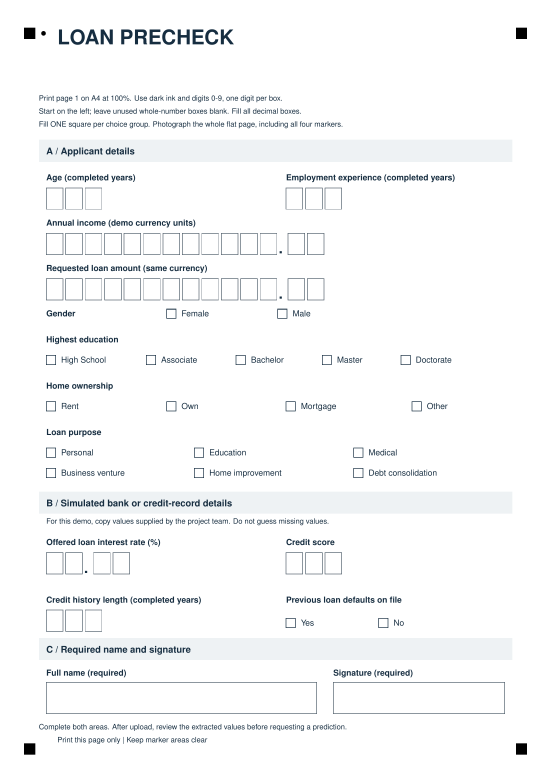
#> input picture backend/cv/assets/Loan_Form_Reference.png, 1654 x 2339 px (shown at 1/3 size)
$ python -i imaging.py   (imports and definitions only)   (older library calls are emulated)
#> lines starting #> are read from the running program, lines starting #| are printed output that depends on the picture; after the words box and inside, x2 and y2 are one past the last pixel; in counts of white or black regions, pixels touching at a corner belong together
from pathlib import Path
import cv2
import numpy as np
from PIL import Image, ImageOps
from .layout import MARKERS, ORIENTATION_DOT, crop

class PhotoError(ValueError):
    pass

def read_image(path):
    with Image.open(Path(path)) as im:
        return cv2.cvtColor(np.array(ImageOps.exif_transpose(im).convert('RGB')), cv2.COLOR_RGB2BGR)

def gray(image):
    return cv2.cvtColor(image, cv2.COLOR_BGR2GRAY) if image.ndim==3 else image

def small(image, limit=1400):
    scale = min(1., limit/max(image.shape[:2]))
    return cv2.resize(image, None, fx=scale, fy=scale), scale

def ink_mask(image):
    g = gray(image)
    bg = cv2.GaussianBlur(g, (0, 0), 9)
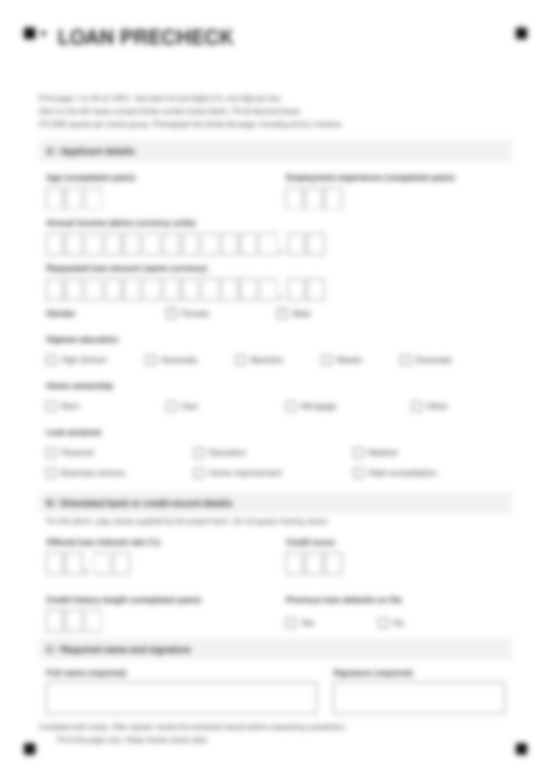
#> bg: shape (2339, 1654) (shown at 1/3 size); min 27, max 255, mean 248.1
    normalized = cv2.divide(g, bg, scale=255)
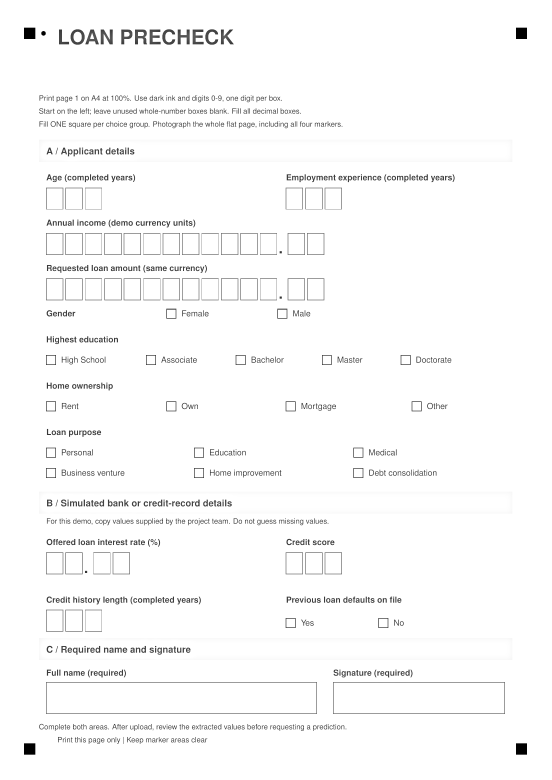
#> normalized: shape (2339, 1654) (shown at 1/3 size); min 0, max 255, mean 249.6
    return np.uint8((normalized < 185) | (g < 85)) * 255
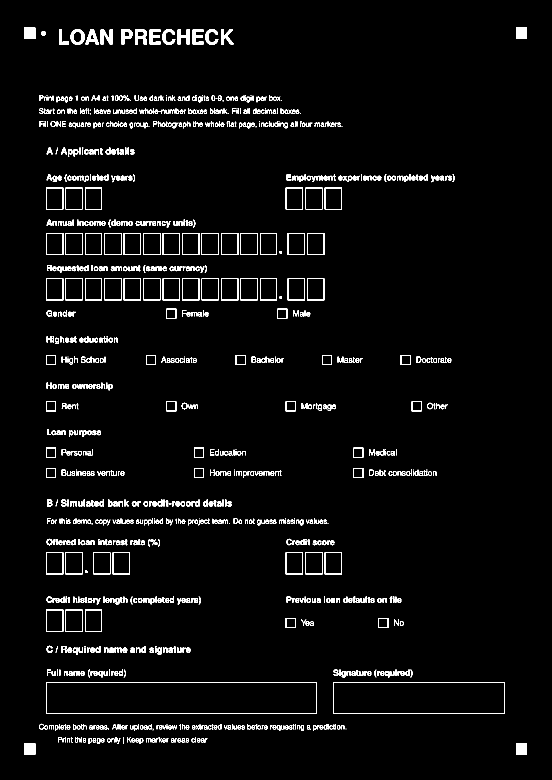
#> returned value: shape (2339, 1654) (shown at 1/3 size); 3% white; 1070 white regions (71 under 20 px), largest, box (x1, y1, x2, y2) and area: (138, 2046, 951, 2142) 3620, (999, 2046, 1515, 2142) 2432, (72, 83, 106, 117) 1156

def ink_score(image):
    return float(np.mean(ink_mask(image) > 0))

def digit_tensor_image(image):
    mask = ink_mask(image)

    # تنظيف وإغلاق الفراغات الدقيقة في الحبر (لمنع الخلط بين 0 و 9)
    kernel = cv2.getStructuringElement(cv2.MORPH_ELLIPSE, (2, 2))
    mask = cv2.morphologyEx(mask, cv2.MORPH_CLOSE, kernel)
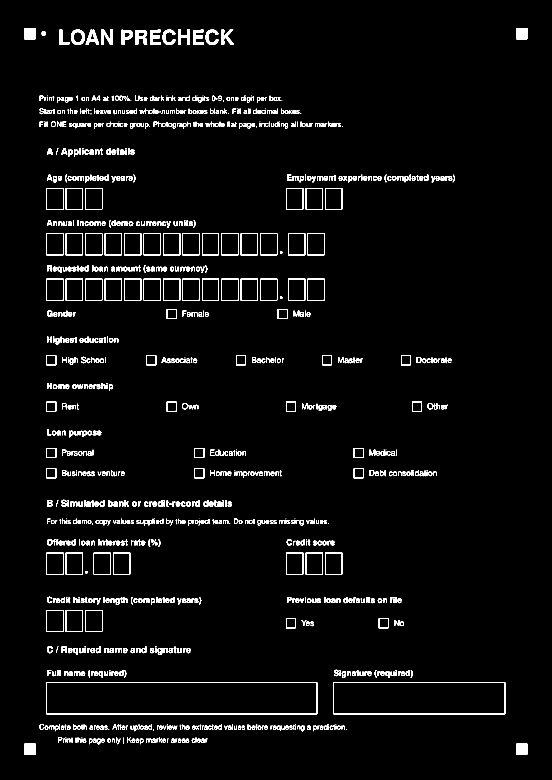
#> mask: shape (2339, 1654) (shown at 1/3 size); 3% white; 1054 white regions (70 under 20 px), largest, box (x1, y1, x2, y2) and area: (139, 2047, 952, 2143) 3620, (1000, 2047, 1516, 2143) 2432, (73, 84, 107, 118) 1155

    h_img, w_img = mask.shape
#> h_img = 2339; w_img = 1654
    count, labels, stats, _ = cv2.connectedComponentsWithStats(mask, connectivity=8)
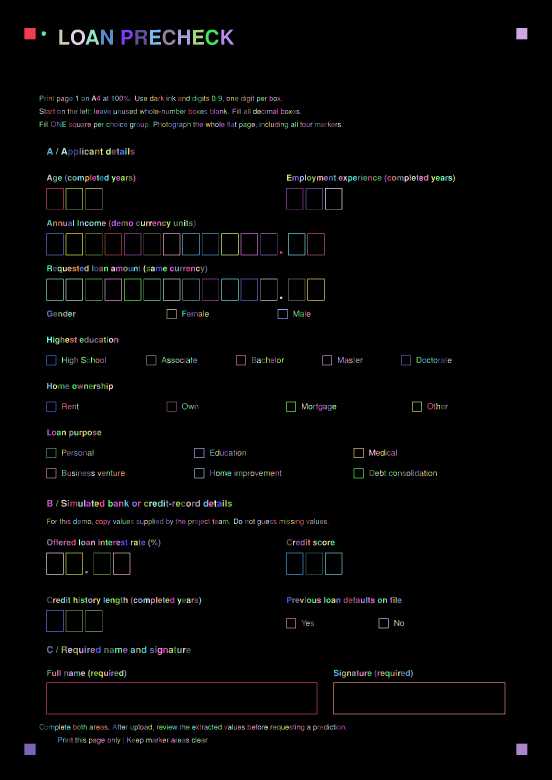
#> labels: shape (2339, 1654) int32 (shown at 1/3 size); 1055 distinct labels, from 0 to 1054; one colour per label, 0 black
#> count = 1055; stats = 1055 rows, first 6: [0, 0, 1654, 2339, 3752761], [73, 84, 34, 34, 1155], [1549, 84, 33, 34, 1121], [178, 89, 30, 45, 571], [213, 89, 42, 46, 966], [257, 89, 40, 45, 852]
    cleaned = np.zeros_like(mask)
    for i in range(1, count):
        x, y, w, h, area = stats[i, :5]
        if area < 4:
            continue
        if (x <= 1 or y <= 1 or (x + w) >= (w_img - 1) or (y + h) >= (h_img - 1)) and (w >= 0.6 * w_img or h >= 0.6 * h_img):
            continue
        cleaned[labels == i] = 255
#> this loop made 1054 passes
    points = cv2.findNonZero(cleaned)
#> points = contour of 115839 points, box (x1, y1, x2, y2) (73, 84, 1582, 2265), area 661120
    if points is None:
        return np.zeros((28, 28), dtype=np.uint8)
    x, y, w, h = cv2.boundingRect(points)
#> x = 73; y = 84; w = 1509; h = 2181
    ink = cleaned[y:y+h, x:x+w]
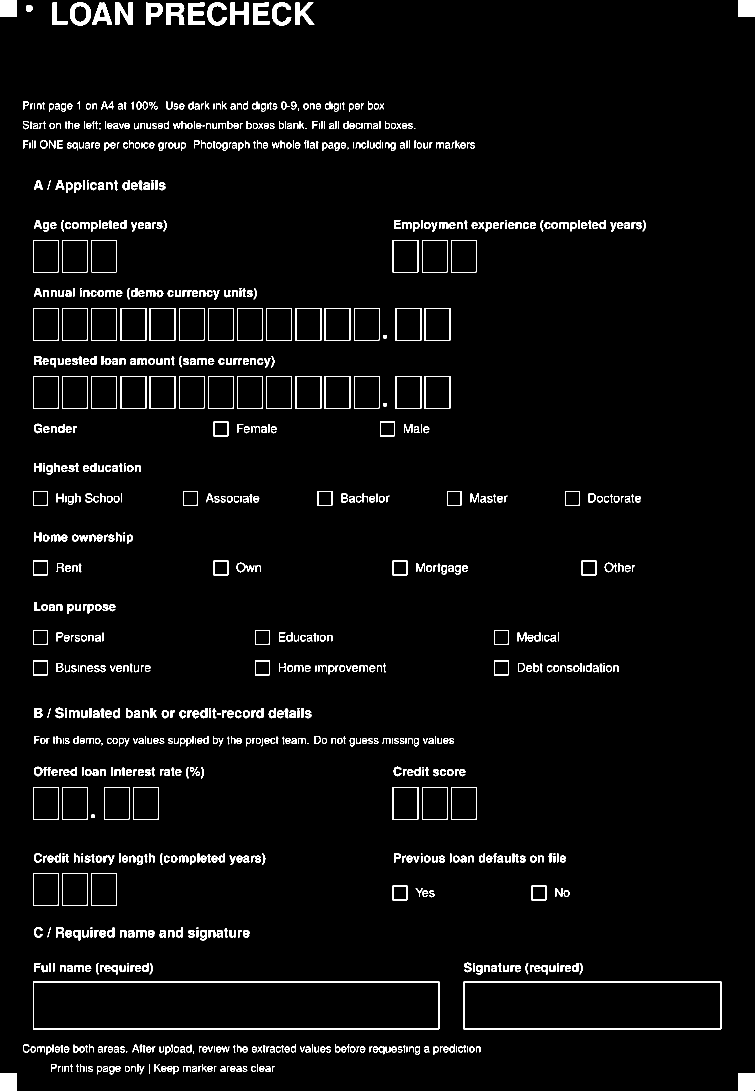
#> ink: shape (2181, 1509) (shown at 1/2 size); 3.5% white; 1018 white regions (34 under 20 px), largest, box (x1, y1, x2, y2) and area: (66, 1963, 879, 2059) 3620, (927, 1963, 1443, 2059) 2432, (0, 0, 34, 34) 1155
    factor = 20 / max(w, h)
#> factor = 0.00917
    nw, nh = max(1, round(w * factor)), max(1, round(h * factor))
#> nw = 14; nh = 20
    ink = cv2.resize(ink, (nw, nh), interpolation=cv2.INTER_AREA)
    out = np.zeros((28, 28), dtype=np.uint8)
    x0, y0 = (28 - nw) // 2, (28 - nh) // 2
#> x0 = 7; y0 = 4
    out[y0:y0+nh, x0:x0+nw] = ink
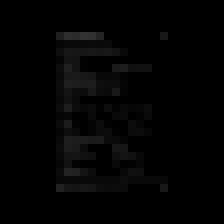
#> out: shape (28, 28) (shown 8 times larger); min 0, max 51, mean 3.2
    return out


# [51 lines left out: function align_photo, not called in this run]

>>> import cv2
>>> picture = cv2.cvtColor(cv2.imread('../assets/Loan_Form_Reference.png'), cv2.COLOR_BGR2RGB)
>>> result = digit_tensor_image(picture)
